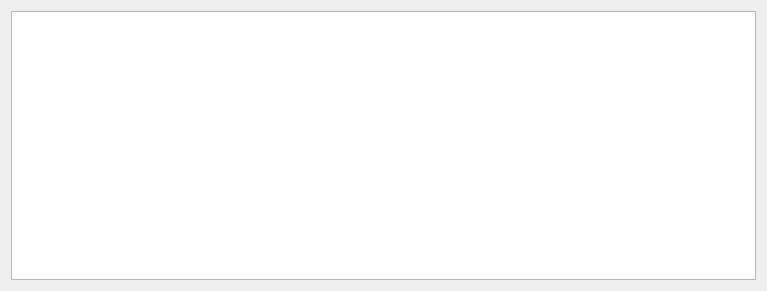
<?xml version="1.0" encoding="UTF-8"?>
<ui version="4.0">
 <class>LogPrint</class>
 <widget class="QWidget" name="LogPrint">
  <property name="geometry">
   <rect>
    <x>0</x>
    <y>0</y>
    <width>767</width>
    <height>291</height>
   </rect>
  </property>
  <property name="windowTitle">
   <string>Form</string>
  </property>
  <layout class="QHBoxLayout" name="horizontalLayout">
   <item>
    <widget class="QListView" name="listView"/>
   </item>
  </layout>
 </widget>
 <resources/>
 <connections/>
</ui>
